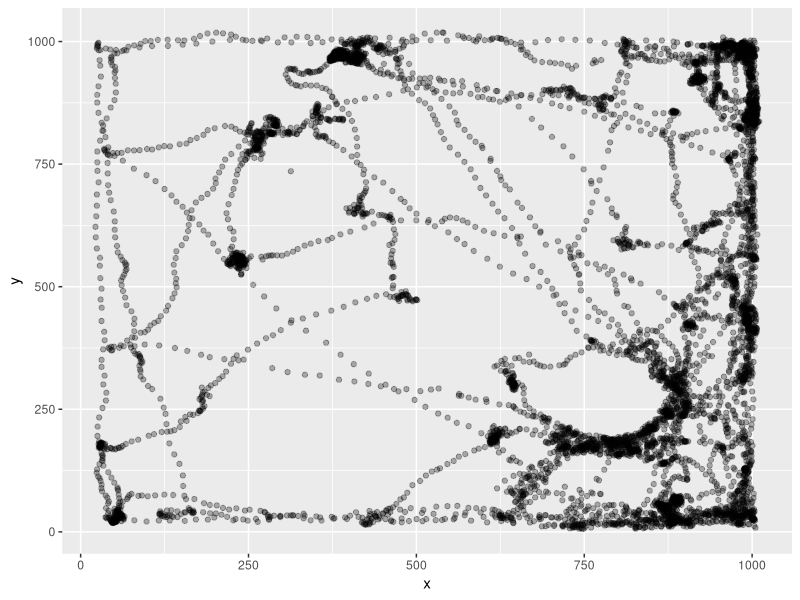

The R source for this figure: (Note: this script raises an error after producing the figure.)
rm(list = ls())
library(tidyverse)
BaselineLearn <- read_csv("240705_r1568_0_baseline_learn.csv")
BaselineLearn <- BaselineLearn %>%
  select(!15:24) %>%
  filter(Value.Item1.Item2>260) %>%
  rename(pixelx = Value.Item1.Item3.X, pixely = Value.Item1.Item3.Y, TimePoint = Value.Item1.Item2) %>%
  select(!1, !14)
x1 <- c(BaselineLearn$pixelx)
y1 <- c(BaselineLearn$pixely)
df1 <- data.frame(x = x1, y = y1)
p1 <- ggplot(df1, aes(x = x, y = y)) +
  geom_point(alpha = 0.3)
p1
library(ggforce)
p1circle <- p1 + geom_circle(aes(x0 = 324, y0 = 715, r = 125), color = "red")
p1circle <- p1circle + geom_circle(aes(x0 = 787, y0 = 271, r = 125), color = "red")
p1circle <- p1circle +
  ggtitle("baseline")
p1circle
radius <- 125
center_x1 <- 324
center_y1 <- 715
df1$distance <- sqrt((df1$x - center_x1)^2 + (df1$y - center_y1)^2)
points_in_circle1 <- sum(df1$distance <= radius)
print(points_in_circle1)
center_x2 <- 787
center_y2 <- 271
df1$distance1 <- sqrt((df1$x - center_x2)^2 + (df1$y - center_y2)^2)
points_in_circle2 <- sum(df1$distance1 <= radius)
print(points_in_circle2)

SimilarLearn <- read_csv("240705_r1568_1_similar_learn.csv")
SimilarLearn <- SimilarLearn %>%
  select(!15:24) %>%
  filter(Value.Item1.Item2>260) %>%
  rename(pixelx = Value.Item1.Item3.X, pixely = Value.Item1.Item3.Y, TimePoint = Value.Item1.Item2) %>%
  select(!1, !14)
x2 <- c(SimilarLearn$pixelx)
y2 <- c(SimilarLearn$pixely)
df2 <- data.frame(x = x2, y = y2)
p2 <- ggplot(df2, aes(x = x2, y = y2)) +
  geom_point(alpha = 0.3)
p2
p2circle <- p2 + geom_circle(aes(x0 = 324, y0 = 710, r = 125), color = "blue")
p2circle <- p2circle + geom_circle(aes(x0 = 788, y0 = 266, r = 125), color = "blue")
p2circle <- p2circle +
  ggtitle("similar")
p2circle
radius <- 125
center_x1 <- 324
center_y1 <- 710
df2$distance <- sqrt((df2$x - center_x1)^2 + (df2$y - center_y1)^2)
points_in_circle2 <- sum(df2$distance <= radius)
print(points_in_circle2)
center_x2 <- 788
center_y2 <- 266
df2$distance1 <- sqrt((df2$x - center_x2)^2 + (df2$y - center_y2)^2)
points_in_circle2 <- sum(df2$distance1 <= radius)
print(points_in_circle2)
SimilarTest <- read_csv("240705_r1568_2_similar_test.csv")
SimilarTest <- SimilarTest %>%
  select(!15:24) %>%
  filter(Value.Item1.Item2>260) %>%
  rename(pixelx = Value.Item1.Item3.X, pixely = Value.Item1.Item3.Y, TimePoint = Value.Item1.Item2) %>%
  select(!1, !14)
x3 <- c(SimilarTest$pixelx)
y3 <- c(SimilarTest$pixely)
df3 <- data.frame(x = x3, y = y3)
p3 <- ggplot(df3, aes(x = x3, y = y3)) +
  geom_point(alpha = 0.3)
p3
p3circle <- p3 + geom_circle(aes(x0 = 324, y0 = 705, r = 125), color = "blue")
p3circle <- p3circle + geom_circle(aes(x0 = 783, y0 = 271, r = 125), color = "red")
p3circle <- p3circle +
  ggtitle("similar")
p3circle
radius <- 125
center_x3 <- 324
center_y3 <- 705
df3$distance <- sqrt((df3$x - center_x3)^2 + (df3$y - center_y3)^2)
points_in_circle3 <- sum(df3$distance <= radius)
print(points_in_circle3)
center_x3 <- 783
center_y3 <- 271
df3$distance1 <- sqrt((df3$x - center_x3)^2 + (df3$y - center_y3)^2)
points_in_circle3 <- sum(df1$distance1 <= radius)
print(points_in_circle3)
DifferentLearn <- read_csv("240705_r1568_3_different_learn.csv")
DifferentLearn <- DifferentLearn %>%
  select(!15:24) %>%
  filter(Value.Item1.Item2>260) %>%
  rename(pixelx = Value.Item1.Item3.X, pixely = Value.Item1.Item3.Y, TimePoint = Value.Item1.Item2) %>%
  select(!1, !14)
x4 <- c(DifferentLearn$pixelx)
y4 <- c(DifferentLearn$pixely)
df4 <- data.frame(x = x4, y = y4)
p4 <- ggplot(df4, aes(x = x4, y = y4)) +
  geom_point(alpha = 0.3)
p4
p4circle <- p4 + geom_circle(aes(x0 = 452, y0 = 989, r = 125), color = "purple")
p4circle <- p4circle + geom_circle(aes(x0 = 1030, y0 = 452, r = 125), color = "purple")
p4circle <- p4circle +
  ggtitle("different")
p4circle
radius <- 125
center_x4 <- 452
center_y4 <- 989
df4$distance <- sqrt((df4$x - center_x4)^2 + (df4$y - center_y4)^2)
points_in_circle4 <- sum(df4$distance <= radius)
print(points_in_circle4)
center_x4 <- 1030
center_y4 <- 452
df4$distance1 <- sqrt((df4$x - center_x4)^2 + (df4$y - center_y4)^2)
points_in_circle4 <- sum(df4$distance1 <= radius)
print(points_in_circle4)

BaselineLearn <- read_csv("240705_r1568_4_baseline_learn.csv")
BaselineLearn <- BaselineLearn %>%
  select(!15:24) %>%
  filter(Value.Item1.Item2>260) %>%
  rename(pixelx = Value.Item1.Item3.X, pixely = Value.Item1.Item3.Y, TimePoint = Value.Item1.Item2) %>%
  select(!1, !14)
x5 <- c(BaselineLearn$pixelx)
y5 <- c(BaselineLearn$pixely)
df5 <- data.frame(x = x5, y = y5)
p5 <- ggplot(df5, aes(x = x5, y = y5)) +
  geom_point(alpha = 0.3)
p5
p5circle <- p5 + geom_circle(aes(x0 = 319, y0 = 705, r = 125), color = "green")
p5circle <- p5circle + geom_circle(aes(x0 = 783, y0 = 266, r = 125), color = "green")
p5circle <- p5circle +
  ggtitle("baseline")
p5circle
radius <- 125
center_x5 <- 319
center_y5 <- 705
df5$distance <- sqrt((df5$x - center_x5)^2 + (df5$y - center_y5)^2)
points_in_circle5 <- sum(df5$distance <= radius)
print(points_in_circle5)
center_x6 <- 783
center_y6 <- 266
df5$distance1 <- sqrt((df5$x - center_x6)^2 + (df5$y - center_y6)^2)
points_in_circle6 <- sum(df5$distance1 <= radius)
print(points_in_circle6)

DifferentTest <- read_csv("240705_r1568_5_different_test.csv")
DifferentTest <- DifferentTest %>%
  select(!15:24) %>%
  filter(Value.Item1.Item2>260) %>%
  rename(pixelx = Value.Item1.Item3.X, pixely = Value.Item1.Item3.Y, TimePoint = Value.Item1.Item2) %>%
  select(!1, !14)
x6 <- c(DifferentTest$pixelx)
y6 <- c(DifferentTest$pixely)
df6 <- data.frame(x = x6, y = y6)
p6 <- ggplot(df6, aes(x = x6, y = y6)) +
  geom_point(alpha = 0.3)
p6
p6circle <- p6 + geom_circle(aes(x0 = 452, y0 = 989, r = 125), color = "purple")
p6circle <- p6circle + geom_circle(aes(x0 = 1030, y0 = 452, r = 125), color = "green")
p6circle <- p6circle +
  ggtitle("different")
p6circle
radius <- 125
center_x6 <- 452
center_y6 <- 989
df6$distance <- sqrt((df6$x - center_x6)^2 + (df6$y - center_y6)^2)
points_in_circle6 <- sum(df6$distance <= radius)
print(points_in_circle6)
center_x6 <- 1030
center_y6 <- 452
df6$distance1 <- sqrt((df6$x - center_x6)^2 + (df6$y - center_y6)^2)
points_in_circle6 <- sum(df6$distance1 <= radius)
print(points_in_circle6)
library(gridExtra)
grid.arrange(p1circle, p2circle, p3circle, p4circle, p5circle, p6circle, nrow = 2, ncol = 3)

